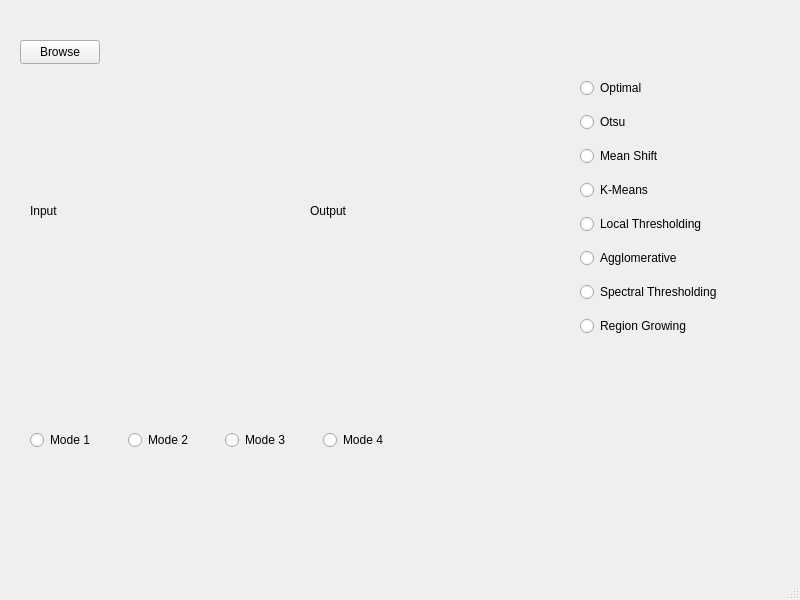
<?xml version="1.0" encoding="UTF-8"?>
<ui version="4.0">
    <class>MainWindow</class>
    <widget class="QMainWindow" name="MainWindow">
        <property name="geometry">
            <rect>
                <x>0</x>
                <y>0</y>
                <width>800</width>
                <height>600</height>
            </rect>
        </property>
        <property name="windowTitle">
            <string>MainWindow</string>
        </property>
        <widget class="QWidget" name="centralwidget">
            <widget class="QStackedWidget" name="stackedWidget">
                <property name="geometry">
                    <rect>
                        <x>10</x>
                        <y>30</y>
                        <width>761</width>
                        <height>481</height>
                    </rect>
                </property>
                <widget class="QWidget" name="stackedWidgetPage1" native="true">
                    <widget class="QLabel" name="inputImg">
                        <property name="geometry">
                            <rect>
                                <x>20</x>
                                <y>50</y>
                                <width>251</width>
                                <height>261</height>
                            </rect>
                        </property>
                        <property name="text">
                            <string>Input</string>
                        </property>
                    </widget>
                    <widget class="QLabel" name="outputImg">
                        <property name="geometry">
                            <rect>
                                <x>300</x>
                                <y>50</y>
                                <width>251</width>
                                <height>261</height>
                            </rect>
                        </property>
                        <property name="text">
                            <string>Output</string>
                        </property>
                    </widget>
                    <widget class="QPushButton" name="input_btn">
                        <property name="geometry">
                            <rect>
                                <x>10</x>
                                <y>10</y>
                                <width>80</width>
                                <height>24</height>
                            </rect>
                        </property>
                        <property name="text">
                            <string>Browse</string>
                        </property>
                    </widget>
                    <widget class="QWidget" name="verticalLayoutWidget">
                        <property name="geometry">
                            <rect>
                                <x>570</x>
                                <y>40</y>
                                <width>160</width>
                                <height>281</height>
                            </rect>
                        </property>
                        <layout class="QVBoxLayout" name="verticalLayout">
                            <item>
                                <widget class="QRadioButton" name="optimal">
                                    <property name="text">
                                        <string>Optimal</string>
                                    </property>
                                </widget>
                            </item>
                            <item>
                                <widget class="QRadioButton" name="otsu">
                                    <property name="text">
                                        <string>Otsu</string>
                                    </property>
                                </widget>
                            </item>
                            <item>
                                <widget class="QRadioButton" name="mean_shift">
                                    <property name="text">
                                        <string>Mean Shift</string>
                                    </property>
                                </widget>
                            </item>
                            <item>
                                <widget class="QRadioButton" name="k_means">
                                    <property name="text">
                                        <string>K-Means</string>
                                    </property>
                                </widget>
                            </item>
                            <item>
                                <widget class="QRadioButton" name="local">
                                    <property name="text">
                                        <string>Local Thresholding</string>
                                    </property>
                                </widget>
                            </item>
                            <item>
                                <widget class="QRadioButton" name="agglo">
                                    <property name="text">
                                        <string>Agglomerative</string>
                                    </property>
                                </widget>
                            </item>
                            <item>
                                <widget class="QRadioButton" name="spectral">
                                    <property name="text">
                                        <string>Spectral Thresholding</string>
                                    </property>
                                </widget>
                            </item>
                            <item>
                                <widget class="QRadioButton" name="region">
                                    <property name="text">
                                        <string>Region Growing</string>
                                    </property>
                                </widget>
                            </item>
                        </layout>
                    </widget>
                    <widget class="QWidget" name="horizontalLayoutWidget">
                        <property name="geometry">
                            <rect>
                                <x>20</x>
                                <y>370</y>
                                <width>384</width>
                                <height>80</height>
                            </rect>
                        </property>
                        <layout class="QHBoxLayout" name="horizontalLayout">
                            <item>
                                <widget class="QRadioButton" name="radioButton_1">
                                    <property name="text">
                                        <string>Mode 1</string>
                                    </property>
                                </widget>
                            </item>
                            <item>
                                <widget class="QRadioButton" name="radioButton_2">
                                    <property name="text">
                                        <string>Mode 2</string>
                                    </property>
                                </widget>
                            </item>
                            <item>
                                <widget class="QRadioButton" name="radioButton_3">
                                    <property name="text">
                                        <string>Mode 3</string>
                                    </property>
                                </widget>
                            </item>
                            <item>
                                <widget class="QRadioButton" name="radioButton_4">
                                    <property name="text">
                                        <string>Mode 4</string>
                                    </property>
                                </widget>
                            </item>
                        </layout>
                    </widget>
                </widget>
                <widget class="QWidget" name="stackedWidgetPage2" native="true" />
            </widget>
        </widget>
        <widget class="QMenuBar" name="menubar">
            <property name="geometry">
                <rect>
                    <x>0</x>
                    <y>0</y>
                    <width>800</width>
                    <height>21</height>
                </rect>
            </property>
        </widget>
        <widget class="QStatusBar" name="statusbar" />
    </widget>
    <resources />
    <connections />
</ui>
